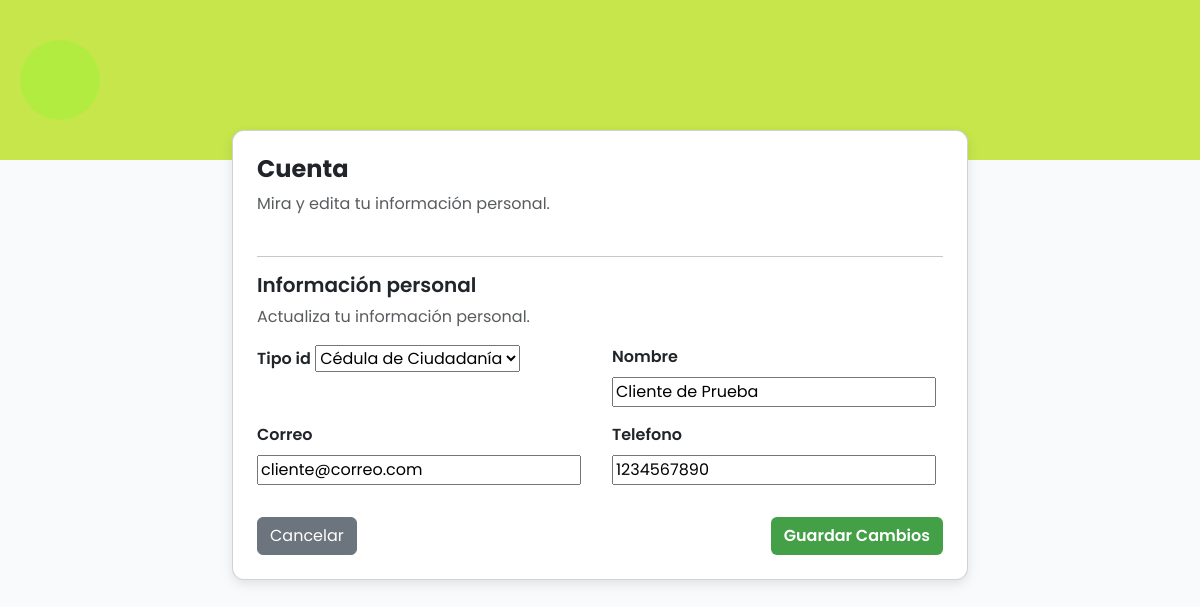
The app's page /perfil/ (signed in) with its own data.
### pqrs/models.py (models this page shows, shortened)
class Cliente(models.Model):
    TIPO_ID = [
        ('CC', 'Cédula de Ciudadanía'),
        ('TI', 'Tarjeta de Identidad'),
    ]
    tipo_id = models.CharField(max_length=2, choices=TIPO_ID)
    numero_id = models.CharField(max_length=20, unique=True)
    nombre = models.CharField(max_length=100)
    correo = models.EmailField()
    telefono = models.CharField(max_length=15)
    contraseña = models.CharField(max_length=128)  # Se almacenará en forma cifrada
    activo = models.BooleanField(default=True)  # Permite desactivarlo sin borrarlo

### pqrs/views.py (the view)
# urls.py: path('perfil/', views.perfil_cliente, name='perfil_cliente'),
def perfil_cliente(request):
    cliente_id = request.session.get('cliente_id')
    if not cliente_id:
        return redirect('login_cliente')
    cliente = Cliente.objects.get(id=cliente_id)
    if request.method == 'POST':
        form = PerfilClienteForm(request.POST, instance=cliente)
        if form.is_valid():
            form.save()
            messages.success(request, "Tu información fue actualizada correctamente.")
            return redirect('dashboard_cliente')
    else:
        form = PerfilClienteForm(instance=cliente)
    return render(request, 'pqrs/perfil_cliente.html', {'form': form})

### pqrs/forms.py
class PerfilClienteForm(forms.ModelForm):
    class Meta:
        model = Cliente
        fields = ['tipo_id', 'nombre', 'correo', 'telefono']

### pqrs/templates/pqrs/perfil_cliente.html (shortened to what this page needs)
  {% load static %}
<!DOCTYPE html>
<html lang="es">
<head>
    <link href="https://cdn.jsdelivr.net/npm/bootstrap@5.3.3/dist/css/bootstrap.min.css" rel="stylesheet">
</head>
<body>
<div class="perfil-header">
    <div class="avatar">{{ cliente.nombre|first|upper }}</div>
</div>
<div class="container">
    <div class="row justify-content-center">
        <div class="col-md-10 col-lg-8">
            <div class="card p-4">
                <h2 class="section-title mb-2">Cuenta</h2>
                <p class="text-muted mb-4">Mira y edita tu información personal.</p>
                <hr>
                <h5 class="fw-semibold">Información personal</h5>
                <p class="text-muted">Actualiza tu información personal.</p>
                <form method="post">
                    <div class="row">
                        {% for field in form %}
                            <div class="col-md-6 mb-3">
                                <label class="form-label">{{ field.label }}</label>
                                {{ field }}
                            </div>
                        {% endfor %}
                    </div>
                    <div class="d-flex justify-content-between mt-3">
                        <a href="{% url 'dashboard_cliente' %}" class="btn btn-secondary">Cancelar</a>
                        <button type="submit" class="btn btn-save text-white">Guardar Cambios</button>
                    </div>
                </form>
            </div>
        </div>
    </div>
</div>
</body>
</html>

### pqrs/templates/pqrs/perfil_cliente.html (style rules this page uses)
body { font-family: 'Poppins', sans-serif; background-color: #f9fafb; }
.perfil-header { background-color: #c6e64c; padding: 40px 20px; color: #fff; display: flex; align-items: center; gap: 20px; }
.perfil-header .avatar { background-color: #b3ec40; color: #fff; font-size: 2rem; width: 80px; height: 80px; border-radius: 50%; display: flex; justify-content: center; align-items: center; font-weight: bold; }
.card { border-radius: 12px; margin-top: -30px; box-shadow: 0 4px 12px rgba(0,0,0,0.1); }
.section-title { font-size: 1.5rem; font-weight: 700; }
.form-label { font-weight: 600; }
.btn-save { background-color: #43a047; font-weight: 600; }

### records on screen
Cliente: form "Cédula de Ciudadanía" "Cliente de Prueba" "cliente@correo.com" "1234567890"

### other values on screen
{{ field.label }} "Tipo id" "Nombre" "Correo" "Telefono"
